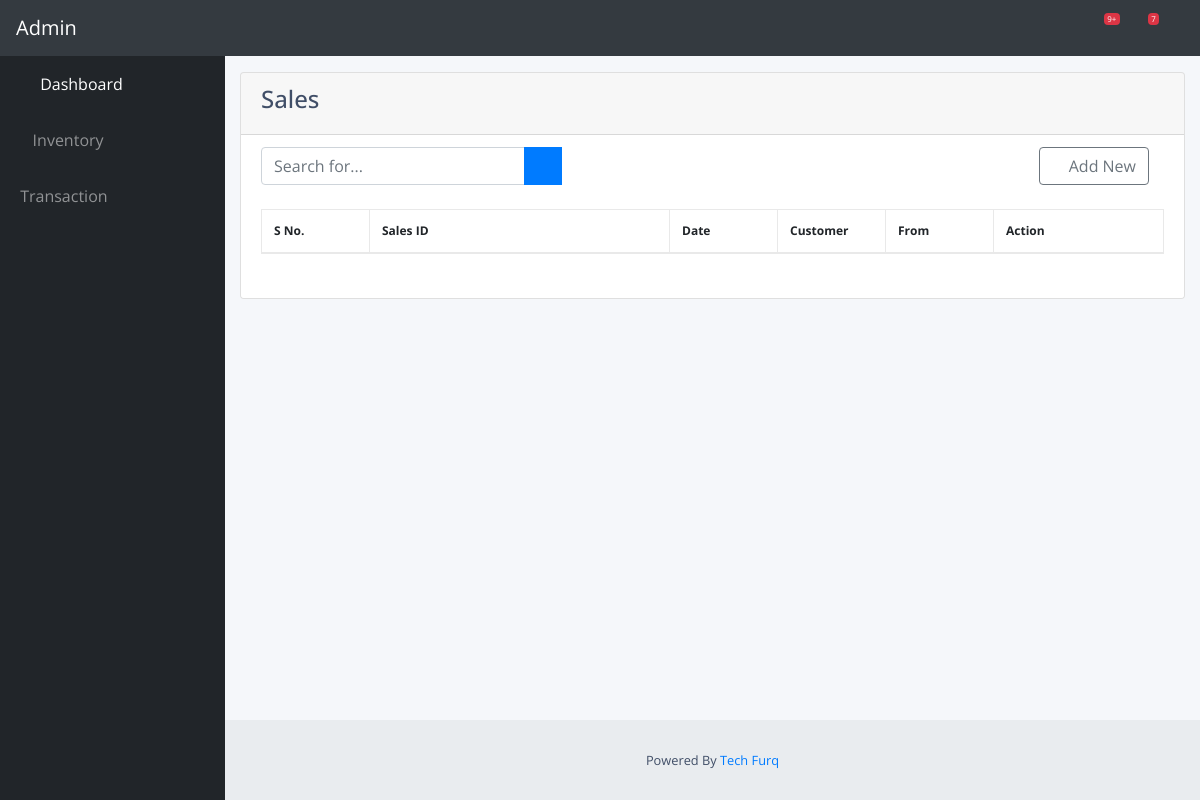
The page /transaction/sale/ on the database as committed earlier.
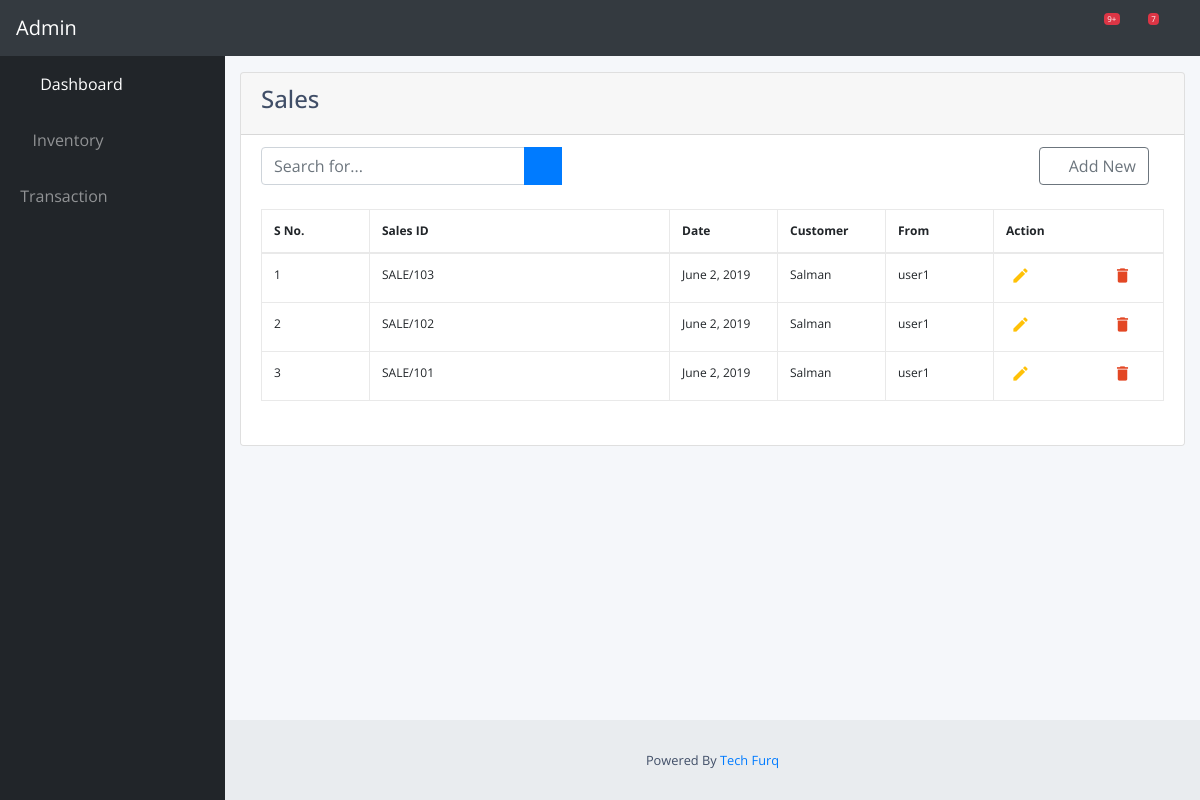
The same page on the database as committed later.
### transaction/models.py (models this page shows)
class SaleHeader(models.Model):
    sale_no = models.CharField(max_length = 100, unique = True)
    date = models.DateField(default = datetime.date.today)
    footer_description = models.TextField()
    payment_method = models.CharField(max_length = 100)
    account_id = models.ForeignKey(ChartOfAccount, models.SET_NULL,blank=True,null=True,)

class ChartOfAccount(models.Model):
    account_title = models.CharField(max_length = 100, unique = True)
    parent_id = models.IntegerField()
    opening_balance = models.DecimalField(max_digits = 8, decimal_places = 2)
    phone_no = models.CharField(max_length = 100)
    email_address = models.CharField(max_length = 100)
    ntn = models.CharField(max_length = 100)
    Address = models.CharField(max_length = 200)
    remarks = models.CharField(max_length = 100)

### transaction/views.py (the view)
# urls.py: path('sale/', views.sale, name='sale'),
def sale(request):
    all_sale = SaleHeader.objects.all()
    return render(request, 'transaction/sale.html',{"all_sale":all_sale})

### transaction/templates/transaction/sale.html
{% extends "transaction/base.html" %}
{% load crispy_forms_tags %}
{% block body %}
<div class="card" style="width: 100%;">
<div class="card-header">
  <h4>Sales</h4>
</div>
<ul class="list-group list-group-flush">
  <li class="list-group-item">
    <div class="input-group">
      <input type="text" class="form-control col-md-4" placeholder="Search for..." aria-label="Search" aria-describedby="basic-addon2">
      <div class="input-group-append">
        <button class="btn btn-primary" type="button">
          <i class="fas fa-search"></i>
        </button>
      </div>
      <div class="col-md-8">
        <a role="button" href="{% url 'new-purchase' %}" style="float:right;" class="btn btn-outline-secondary" name="button"><i class="fas fa-plus"></i> Add New</a>
      </div>
    </div>
    <br>
    <div class="table table-responsive content-loader">
      <table class="table table-bordered" id="dataTable">
          <thead>
              <tr>
                  <th>S No.</th>
                  <th width="300px">Sales ID</th>
                  <th >Date</th>
                  <th >Customer</th>
                  <th >From</th>
                  <th width="600px">Action</th>
              </tr>
          </thead>
          <tbody>
            {% for value in all_sale reversed %}
            <tr>
                <td>{{forloop.counter}}</td>
                <td>{{ value.sale_no }}</td>
                <td>{{ value.date }}</td>
                <td>{{ value.account_id.account_title }}</td>
                <td>user1</td>
                <td><a class="edit_list" href="" data-toggle=""><i class="material-icons">&#xE254;</i></a><a class="return" href="" data-toggle=""><i class="fas fa-undo"></i></a><a href="{% url 'sale-print' pk=value.id %}" target="_blank"><i class="fa fa-print" id="print_icon" aria-hidden="true"></i></a><a class="delete_purchase"  data-toggle="tooltip"><i class="material-icons">&#xE872;</i></a></td>
            </tr>
            {% endfor %}
          </tbody>
      </table>
    </div>
  </li>
</ul>
</div>
{% endblock body %}

Rows that differ between the two databases and show on the page:
added SaleHeader: sale_no "SALE/103", date "June 2, 2019", account_id.account_title "Salman"
added SaleHeader: sale_no "SALE/102", date "June 2, 2019", account_id.account_title "Salman"
added SaleHeader: sale_no "SALE/101", date "June 2, 2019", account_id.account_title "Salman"
